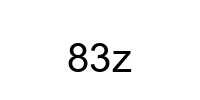
#> input picture CA2/Captcha/83z_01.png, 200 x 100 px; its folder holds only this picture in this run
$ jupyter execute --allow-errors 'Captcha Generation.ipynb'
#> lines starting #> are read from the running program, lines starting #| are printed output that depends on the picture; after the words box and inside, x2 and y2 are one past the last pixel; in counts of white or black regions, pixels touching at a corner belong together
# CAPTCHA Generation & Recognition

**Course: computer vision**

**Assignment: CA2**

**Author: Mahdy Mokhtari**

**Student ID: 810101515**

---

### Project Overview
This project focuses on **image processing**, **CAPTCHA generation**, **denoising**, **deblurring**, **segmentation**, and **character recognition without machine learning (Non-ML OCR)**.
You will generate your own CAPTCHA dataset, apply classical image processing pipelines, segment characters, and finally recognize characters using similarity-based metrics.

The notebook contains four main parts, following the assignment specification.

---

### Part 1 — Data Generation (Captcha Generation)
In this section:

- Generate **10 CAPTCHA images**, each containing **3 random characters** (lowercase English letters + digits).
- Use **Pillow** to render the images.
- Add **salt & pepper noise** to each image and compare with the originals.
- Apply a **blurring kernel** of your choice and explain the reason behind choosing that kernel.

**Expected Output:**
A final set of CAPTCHA images + noisy versions + blurred versions.

---

### Part 2 — Preprocessing
You will apply classical preprocessing techniques to improve image quality:

- Explain why blurring kernels can remove noise.
- Use a *different* kernel from Part 1 to reduce noise as much as possible.
- Apply **Sharpening** or **De-blurring** (research-based) and justify your choice.
- Perform **thresholding** to create clean binary images suitable for segmentation.

---

### Part 3 — Segmentation
Steps:

- Extract all characters from each CAPTCHA image using binary segmentation.
- Report number of extracted characters per sample.
- Resize each segmented character to **64×64** pixels.
- Save all segmented characters in a dedicated folder.

---

### Part 4 — Character Recognition
Using the provided **Mapset** (reference characters):

- Use **non-learning similarity methods**, such as:
  - Correlation
  - Statistical measures
  - Structural similarity
  - Feature-based distance metrics
- Match each segmented character to its closest reference character.
- Save final results and accuracy metrics in a **CSV file**.

---

### Allowed Libraries
You are free to use standard Python image-processing libraries:

- **OpenCV (cv2)**
- **Pillow (PIL)**
- **NumPy**
- **Matplotlib**
- **scipy** (for filters, correlations, convolution, etc.)

## Captcha Generation

### Generate 10 captcha images

[cell 1]
import os
import random
import string
from PIL import ImageFilter, ImageFont, ImageDraw, Image
import shutil
import numpy as np
import cv2


OUT_DIR = "Captcha"
os.makedirs(OUT_DIR, exist_ok=True)


WIDTH, HEIGHT = 200, 100
N_SAMPLES = 10
CHARS = string.ascii_lowercase + string.digits
FONT_SIZE = 40

[cell 2]
font = ImageFont.truetype("arial.ttf", FONT_SIZE)

def generate_captcha(text):

    img = Image.new("RGB", (WIDTH, HEIGHT), (255, 255, 255))
    draw = ImageDraw.Draw(img)


    bbox = draw.textbbox((0, 0), text, font=font)
    text_w = bbox[2] - bbox[0]
    text_h = bbox[3] - bbox[1]
    x = (WIDTH - text_w) // 2
    y = (HEIGHT - text_h) // 2


    draw.text((x, y), text, font=font, fill=(0, 0, 0))


    text_mask = Image.new("L", (WIDTH, HEIGHT), 255)
    mask_draw = ImageDraw.Draw(text_mask)
    mask_draw.text((x, y), text, font=font, fill=0)

    return img


print(type(CHARS))
print(CHARS)

[cell 3]
# shutil.rmtree(OUT_DIR)
# shutil.rmtree(OUT_NOISE_DIR)

[cell 4]
for i in range(N_SAMPLES):
    text = ''.join(random.choices(CHARS, k=3))
    img = generate_captcha(text)
    img.save(os.path.join(OUT_DIR, f"{text}_{i:02d}.png"))
#> this loop made 10 passes
#> (bbox in generate_captcha, text_w in generate_captcha, text_h in generate_captcha, x in generate_captcha, y in generate_captcha) on passes 1 to 10: ((0, 9, 76, 46), 76, 37, 62, 31), ((-1, 8, 56, 46), 57, 38, 71, 31), ((0, 8, 66, 38), 66, 30, 67, 35), ((0, 8, 70, 38), 70, 30, 65, 35), ((0, 8, 81, 38), 81, 30, 59, 35), ((-1, 8, 62, 46), 63, 38, 68, 31), ((0, 8, 62, 38), 62, 30, 69, 35), ((0, 8, 75, 46), 75, 38, 62, 31), ((0, 8, 76, 46), 76, 38, 62, 31), ((0, 8, 75, 38), 75, 30, 62, 35)
#> pass 1, `img = generate_captcha(text)`:
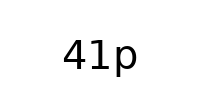
#> img: PIL image 200x100 RGB; min 0, max 255, mean 246.7
#> pass 2, `img = generate_captcha(text)`:
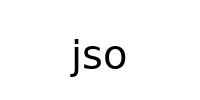
#> img: PIL image 200x100 RGB; min 0, max 255, mean 248.5
#> after the loop:
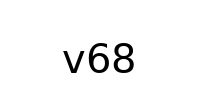
#> img: PIL image 200x100 RGB; min 0, max 255, mean 245.9

print(f"{N_SAMPLES} samples '{OUT_DIR}'")
#| 10 samples 'Captcha'
#> further down, img is the input picture: shape (100, 200); min 0, max 255, mean 246.9

### Salt & Pepper Filter

[cell 5]
OUT_NOISE_DIR = "Captcha-Noise"
os.makedirs(OUT_NOISE_DIR, exist_ok=True)

def add_salt_pepper_noise(image, amount=0.02, salt_vs_pepper=0.5):
#> called with amount = 0.05, salt_vs_pepper = 0.5
    noisy = image.copy()
    h, w = image.shape[:2]
#> h = 100; w = 200

    num_salt = int(amount * h * w * salt_vs_pepper)
#> num_salt = 500
    num_pepper = int(amount * h * w * (1 - salt_vs_pepper))
#> num_pepper = 500

    # Salt noise
    y_coords = np.random.randint(0, h, num_salt)
    x_coords = np.random.randint(0, w, num_salt)

    if image.ndim == 2:  # grayscale
        noisy[y_coords, x_coords] = 255
#> noisy: shape (100, 200); 0.12% of pixels changed, all inside (x1, y1, x2, y2) = (70, 46, 132, 72)
    else:  # color
        noisy[y_coords, x_coords] = [255, 255, 255]

    # Pepper noise
    y_coords = np.random.randint(0, h, num_pepper)
    x_coords = np.random.randint(0, w, num_pepper)

    if image.ndim == 2:  # grayscale
        noisy[y_coords, x_coords] = 0
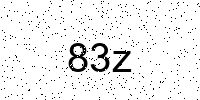
#> noisy: shape (100, 200); min 0, max 255, mean 241
    else:  # color
        noisy[y_coords, x_coords] = [0, 0, 0]

    return noisy

[cell 6]
if os.path.exists(OUT_DIR) and os.path.isdir(OUT_DIR):
    for filename in os.listdir(OUT_DIR):
        if filename.lower().endswith(".png"):
            file_path = os.path.join(OUT_DIR, filename)

            img = cv2.imread(file_path, cv2.IMREAD_GRAYSCALE)  # or IMREAD_COLOR
            if img is None:
                print(f"Skipping unreadable file: {filename}")
                continue

            noisy_img = add_salt_pepper_noise(img, amount=0.05)

            # Save output (overwrite or change name)
            output_path = os.path.join(OUT_NOISE_DIR, f"noisy_{filename}")
            cv2.imwrite(output_path, noisy_img)
            print(f"Saved noisy image: {output_path}")
#| Saved noisy image: Captcha-Noise/noisy_83z_01.png

else:
    print("OUT_DIR does not exist.")

Now we are comparing the original generated vs the salt and pepper noise applyed images.

[cell 7]
import matplotlib.pyplot as plt

files_out = sorted([f for f in os.listdir(OUT_DIR) if f.lower().endswith(".png")])
#> files_out = ['83z_01.png']
files_noise = sorted([f for f in os.listdir(OUT_NOISE_DIR) if f.lower().endswith(".png")])

idx = 0

img1_path = os.path.join(OUT_DIR, files_out[idx])
#> (the rest of this cell did not finish here and is left out)

### Gaussian BLur

This kernal is one of the kernels that does the blur filtering on an image. We had other choices like mean but this one for captcha is better because its a weighted blur so the picture will not loose its identity in the sense of we have characters and the rest is white so regular mean could cuase the characters to not be recognized even by humnas.

-  Gaussian blur preserves shapes better.

-  Gaussian kernels model real-world blur

[cell 8]
OUT_NOISE_BLUR_DIR = "Captcha-Noise-Blur"
os.makedirs(OUT_NOISE_BLUR_DIR, exist_ok=True)


if os.path.exists(OUT_NOISE_DIR) and os.path.isdir(OUT_NOISE_DIR):
    for filename in os.listdir(OUT_NOISE_DIR):

        if filename.lower().endswith(".png"):
            input_path = os.path.join(OUT_NOISE_DIR, filename)
            output_path = os.path.join(OUT_NOISE_BLUR_DIR, filename)

            img = cv2.imread(input_path, cv2.IMREAD_GRAYSCALE)
            if img is None:
                print(f"Skipping unreadable file: {filename}")
                continue

            # Gaussian blur
            blurred_img = cv2.GaussianBlur(img, (5, 5), 0)

            cv2.imwrite(output_path, blurred_img)
            print(f"Blurred image saved: {output_path}")

else:
    print("DIR_NOISE_OUT does not exist.")

[cell 9]
import matplotlib.pyplot as plt

files_noise = sorted([f for f in os.listdir(OUT_NOISE_DIR) if f.lower().endswith(".png")])
files_noise_blurred = sorted([f for f in os.listdir(OUT_NOISE_BLUR_DIR) if f.lower().endswith(".png")])

idx = 0

#> (the rest of this cell did not finish here and is left out)

## Data Pre-processing

### Removing Noise
#### Why do filters that blur an image, also can remove some noises?

To reason to this is that when we are bluring we are smoothing the pixels and getting the newr by pixels more near and less distance in terms of pixel values. The noises are mostly some unwanted pixels in the middle of other pixels that differ from neighboring pixels and the bluring becasue it gets them more to be alike in terms of value the noises some how get smoother and disapear in some degree.

[cell 10]
import os
import cv2

OUT_CLEANED_DIR = "Captcha-Cleaned"
os.makedirs(OUT_CLEANED_DIR, exist_ok=True)

for filename in os.listdir(OUT_NOISE_BLUR_DIR):
    if filename.lower().endswith(".png"):
        input_path = os.path.join(OUT_NOISE_BLUR_DIR, filename)
        output_path = os.path.join(OUT_CLEANED_DIR, filename)

        img = cv2.imread(input_path, cv2.IMREAD_GRAYSCALE)
        if img is None:
            print(f"Skipping unreadable file: {filename}")
            continue

        cleaned_img = cv2.medianBlur(img, 5)

        cv2.imwrite(output_path, cleaned_img)
        print(f"Cleaned image saved: {output_path}")

[cell 11]
import matplotlib.pyplot as plt

files_noise_blurred = sorted([f for f in os.listdir(OUT_NOISE_BLUR_DIR) if f.lower().endswith(".png")])
files_cleaned = sorted([f for f in os.listdir(OUT_CLEANED_DIR) if f.lower().endswith(".png")])

idx = 0

#> (the rest of this cell did not finish here and is left out)

### Removing Blur

#### What is **Sharpening** ?

Sharpening is a mehtod that we enhance the image to see better details and we shrarpen hte edges so we will see the edges more clearly. Somehow the opposite of blurring, because in bluring we make the edges disapear and smooths intensity changes but sharpening boosts intensity changes. In sharpening we are adding scaled version of the edges back to the image. Mathematically its done by subtracting a blurred version of the image from the original, then amplifying the difference. In practice

#### What is **De-blurring** ?

We exactly reverse the operation we do in bluring and here we try to reverse the convolution. Image deblurring is the mathematical process of undoing blur (convolution) using **deconvolution** techniques or AI-based restoration models.

---

**NOTE: (GPT5 Generated comparisson)**
Deblurring vs. Sharpening

| Aspect | **Sharpening** | **Deblurring** |
|:-------|:----------------|:----------------|
| **Purpose** | Enhances the *appearance* of sharpness by increasing edge contrast | Attempts to *recover* the original, unblurred image by reversing the blur process |
| **Core Idea** | Adds or amplifies high-frequency details | Performs *deconvolution* to invert the blur (convolution) mathematically |
| **Input** | Usually a normal or slightly blurred image | A noticeably blurred image |
| **Output** | Visually crisper image (but not necessarily accurate) | Restored image that approximates the true original |
| **Mathematical Model** | Edge enhancement: <br> \(\text{Sharpened} = I + \alpha (I - \text{Blur}(I))\) | Image restoration: <br> \(\hat{I} = \text{Deconvolve}(B, K)\), where \(B = I * K + N\) |
| **Requires Blur Kernel \(K\)?** | ❌ No | ✅ Yes (or estimated) |
| **Works in Frequency Domain?** | Boosts high frequencies | Reconstructs full frequency spectrum |
| **Noise Sensitivity** | Moderate — may exaggerate noise slightly | High — inversion can strongly amplify noise |
| **Techniques** | Unsharp Mask, High-Pass Filter, Laplacian | Wiener Filter, Richardson–Lucy, Blind Deconvolution |
| **Speed / Complexity** | Fast and simple (real-time possible) | Computationally expensive and iterative |
| **Goal Type** | *Perceptual enhancement* | *Physical restoration* |
| **Limitations** | Cannot restore lost detail — only fakes sharpness | Can reconstruct lost details but often unstable with unknown blur |
| **Used In** | Photography apps, image enhancement, computer vision preprocessing | Scientific imaging, microscopy, astronomy, motion correction |

---

#### Which one do we pick in our case?
According to the Gaussian blur that we have done and the task that we have is a traditional OCR, we are picking the **Richardson–Lucy De-blurring(RL)**. We could easily adjust the PSF(point spread function) and model it.
RL assumes a PSF and iteratively recovers high-frequency detail — it tends to preserve edges and works well for text/characters.

It is iterative and allows a trade-off (iterations) between recovery and artifact amplification — good for OCR tuning.

[cell 12]
# shutil.rmtree(OUT_DEBLURRED_DIR)

[cell 13]
import os
import cv2
import numpy as np
from skimage.restoration import richardson_lucy

OUT_CLEANED_DIR  # blurred+denoised images
OUT_DEBLURRED_DIR = "Captcha-Deblurred-RL"
os.makedirs(OUT_DEBLURRED_DIR, exist_ok=True)

def gaussian_psf(size=5, sigma=1.0):
    k1d = cv2.getGaussianKernel(size, sigma)
    psf = np.outer(k1d, k1d)
    psf /= psf.sum()
    return psf

psf = gaussian_psf(size=5, sigma=1.0)

iterations = 12

for fname in sorted(os.listdir(OUT_CLEANED_DIR)):
    if not fname.lower().endswith(".png"):
        continue
    img_path = os.path.join(OUT_CLEANED_DIR, fname)
    img = cv2.imread(img_path, cv2.IMREAD_GRAYSCALE)
    if img is None:
        print("skip", fname)
        continue

    img_f = img.astype(np.float64) / 255.0
    pad = 10
    img_padded = cv2.copyMakeBorder(img_f, pad, pad, pad, pad, cv2.BORDER_REFLECT)

    # Richardson Lucy De-Convolution
    deconv = richardson_lucy(img_padded, psf, num_iter=iterations, clip=False)
    deconv = deconv[pad:-pad, pad:-pad]

    deconv = np.clip(deconv, 0, 1)
    out = (deconv * 255).astype(np.uint8)

    cv2.imwrite(os.path.join(OUT_DEBLURRED_DIR, fname), out)
    print("saved", fname)

[cell 14]
import matplotlib.pyplot as plt

files_cleaned = sorted([f for f in os.listdir(OUT_CLEANED_DIR) if f.lower().endswith(".png")])
files_deblured = sorted([f for f in os.listdir(OUT_DEBLURRED_DIR) if f.lower().endswith(".png")])

idx = 0

#> (the rest of this cell did not finish here and is left out)

### Convert to Binary

[cell 15]
import os
import cv2
import numpy as np

OUT_DEBLURRED_DIR
OUT_BINARY_DIR = "Captcha-Binary"
os.makedirs(OUT_BINARY_DIR, exist_ok=True)

threshold_area = 30

for fname in sorted(os.listdir(OUT_DEBLURRED_DIR)):
    if not fname.lower().endswith(".png"):
        continue
    img_path = os.path.join(OUT_DEBLURRED_DIR, fname)
    img = cv2.imread(img_path, cv2.IMREAD_GRAYSCALE)
    if img is None:
        print("skip", fname)
        continue

    _, binary = cv2.threshold(img, 0, 255, cv2.THRESH_BINARY + cv2.THRESH_OTSU)

    num_labels, labels, stats, _ = cv2.connectedComponentsWithStats(255 - binary, connectivity=8)

    for i in range(1, num_labels):
        area = stats[i, cv2.CC_STAT_AREA]
        if area < threshold_area:
            binary[labels == i] = 255

    cv2.imwrite(os.path.join(OUT_BINARY_DIR, fname), binary)
    print("saved", fname)

[cell 16]
import matplotlib.pyplot as plt

files_deblured = sorted([f for f in os.listdir(OUT_DEBLURRED_DIR) if f.lower().endswith(".png")])
files_binary = sorted([f for f in os.listdir(OUT_BINARY_DIR) if f.lower().endswith(".png")])

idx = 0

#> (the rest of this cell did not finish here and is left out)

## Segmentation

[cell 17]
# shutil.rmtree(OUT_CHAR_DIR)

[cell 18]
import os
import cv2
import numpy as np

OUT_BINARY_DIR
OUT_CHAR_DIR = "Captcha-Characters"
os.makedirs(OUT_CHAR_DIR, exist_ok=True)

character_count = 0

for fname in sorted(os.listdir(OUT_BINARY_DIR)):
    if not fname.lower().endswith(".png"):
        continue
    img_path = os.path.join(OUT_BINARY_DIR, fname)
    img = cv2.imread(img_path, cv2.IMREAD_GRAYSCALE)
    if img is None:
        print("skip", fname)
        continue

    _, binary = cv2.threshold(img, 0, 255, cv2.THRESH_BINARY + cv2.THRESH_OTSU)

    white_ratio = np.mean(binary)
    if white_ratio > 127:
        binary = 255 - binary

    contours, _ = cv2.findContours(binary, cv2.RETR_EXTERNAL, cv2.CHAIN_APPROX_SIMPLE)
    contours = sorted(contours, key=lambda c: cv2.boundingRect(c)[0])

    for i, contour in enumerate(contours):
        if cv2.contourArea(contour) < 50:
            continue

        x, y, w, h = cv2.boundingRect(contour)
        char_image = binary[y:y+h, x:x+w]

        # resize to 64x64
        char_resized = cv2.resize(char_image, (64, 64), interpolation=cv2.INTER_AREA)

        char_filename = f"{os.path.splitext(fname)[0]}_char_{i}.png"
        cv2.imwrite(os.path.join(OUT_CHAR_DIR, char_filename), char_resized)
        character_count += 1

print(f"Total characters extracted: {character_count}")

[cell 19]
import matplotlib.pyplot as plt
import os
import cv2

# choose index of CAPTCHA
idx = 0

# get binary image filenames
files_binary = sorted([f for f in os.listdir(OUT_BINARY_DIR) if f.lower().endswith(".png")])
#> (the rest of this cell did not finish here and is left out)

[cell 20]
import matplotlib.pyplot as plt
import os
import cv2

# choose index of CAPTCHA
idx = 1

# get binary image filenames
files_binary = sorted([f for f in os.listdir(OUT_BINARY_DIR) if f.lower().endswith(".png")])
#> (the rest of this cell did not finish here and is left out)

##  Character Recognition

[cell 21]
import os
import cv2
import numpy as np
import csv

MAPSET_DIR = os.path.join("Mapset", "Mapset")
OUTPUT_CSV = "char_predictions.csv"

# load all templates (mapset)
templates = {}
#> (the rest of this cell did not finish here and is left out)

[cell 22]
import os
import random
import pandas as pd
import cv2
import matplotlib.pyplot as plt


df = pd.read_csv(OUTPUT_CSV)
#> (reads CA2/char_predictions.csv from the repository)
